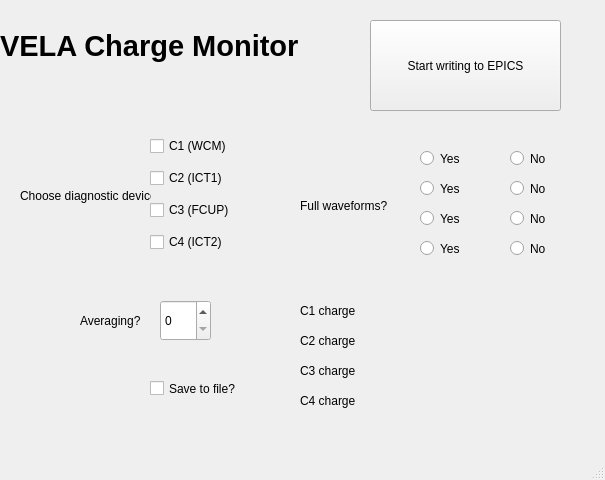
<?xml version="1.0" encoding="UTF-8"?>
<ui version="4.0">
 <class>MainWindow</class>
 <widget class="QMainWindow" name="MainWindow">
  <property name="geometry">
   <rect>
    <x>0</x>
    <y>0</y>
    <width>605</width>
    <height>480</height>
   </rect>
  </property>
  <property name="windowTitle">
   <string>MainWindow</string>
  </property>
  <widget class="QWidget" name="centralwidget">
   <widget class="QWidget" name="gridLayoutWidget">
    <property name="geometry">
     <rect>
      <x>150</x>
      <y>130</y>
      <width>91</width>
      <height>131</height>
     </rect>
    </property>
    <layout class="QGridLayout" name="gridLayout">
     <item row="0" column="0">
      <widget class="QCheckBox" name="checkBox">
       <property name="text">
        <string>C1 (WCM)</string>
       </property>
      </widget>
     </item>
     <item row="1" column="0">
      <widget class="QCheckBox" name="checkBox_2">
       <property name="text">
        <string>C2 (ICT1)</string>
       </property>
      </widget>
     </item>
     <item row="2" column="0">
      <widget class="QCheckBox" name="checkBox_3">
       <property name="text">
        <string>C3 (FCUP)</string>
       </property>
      </widget>
     </item>
     <item row="3" column="0">
      <widget class="QCheckBox" name="checkBox_4">
       <property name="text">
        <string>C4 (ICT2)</string>
       </property>
      </widget>
     </item>
    </layout>
   </widget>
   <widget class="QRadioButton" name="radioButton">
    <property name="geometry">
     <rect>
      <x>420</x>
      <y>150</y>
      <width>82</width>
      <height>17</height>
     </rect>
    </property>
    <property name="text">
     <string>Yes</string>
    </property>
   </widget>
   <widget class="QRadioButton" name="radioButton_2">
    <property name="geometry">
     <rect>
      <x>510</x>
      <y>150</y>
      <width>82</width>
      <height>17</height>
     </rect>
    </property>
    <property name="text">
     <string>No</string>
    </property>
   </widget>
   <widget class="QRadioButton" name="radioButton_3">
    <property name="geometry">
     <rect>
      <x>420</x>
      <y>180</y>
      <width>82</width>
      <height>17</height>
     </rect>
    </property>
    <property name="text">
     <string>Yes</string>
    </property>
   </widget>
   <widget class="QRadioButton" name="radioButton_4">
    <property name="geometry">
     <rect>
      <x>510</x>
      <y>180</y>
      <width>82</width>
      <height>17</height>
     </rect>
    </property>
    <property name="text">
     <string>No</string>
    </property>
   </widget>
   <widget class="QRadioButton" name="radioButton_5">
    <property name="geometry">
     <rect>
      <x>420</x>
      <y>210</y>
      <width>82</width>
      <height>17</height>
     </rect>
    </property>
    <property name="text">
     <string>Yes</string>
    </property>
   </widget>
   <widget class="QRadioButton" name="radioButton_6">
    <property name="geometry">
     <rect>
      <x>510</x>
      <y>210</y>
      <width>82</width>
      <height>17</height>
     </rect>
    </property>
    <property name="text">
     <string>No</string>
    </property>
   </widget>
   <widget class="QRadioButton" name="radioButton_7">
    <property name="geometry">
     <rect>
      <x>420</x>
      <y>240</y>
      <width>82</width>
      <height>17</height>
     </rect>
    </property>
    <property name="text">
     <string>Yes</string>
    </property>
   </widget>
   <widget class="QRadioButton" name="radioButton_8">
    <property name="geometry">
     <rect>
      <x>510</x>
      <y>240</y>
      <width>82</width>
      <height>17</height>
     </rect>
    </property>
    <property name="text">
     <string>No</string>
    </property>
   </widget>
   <widget class="QSpinBox" name="spinBox">
    <property name="geometry">
     <rect>
      <x>160</x>
      <y>300</y>
      <width>51</width>
      <height>41</height>
     </rect>
    </property>
   </widget>
   <widget class="QCheckBox" name="checkBox_5">
    <property name="geometry">
     <rect>
      <x>150</x>
      <y>380</y>
      <width>91</width>
      <height>17</height>
     </rect>
    </property>
    <property name="text">
     <string>Save to file?</string>
    </property>
   </widget>
   <widget class="QLabel" name="label">
    <property name="geometry">
     <rect>
      <x>80</x>
      <y>300</y>
      <width>81</width>
      <height>41</height>
     </rect>
    </property>
    <property name="text">
     <string>Averaging?</string>
    </property>
   </widget>
   <widget class="QLabel" name="label_2">
    <property name="geometry">
     <rect>
      <x>20</x>
      <y>150</y>
      <width>131</width>
      <height>91</height>
     </rect>
    </property>
    <property name="text">
     <string>Choose diagnostic device</string>
    </property>
   </widget>
   <widget class="QLabel" name="label_3">
    <property name="geometry">
     <rect>
      <x>300</x>
      <y>290</y>
      <width>81</width>
      <height>41</height>
     </rect>
    </property>
    <property name="text">
     <string>C1 charge</string>
    </property>
   </widget>
   <widget class="QLabel" name="label_4">
    <property name="geometry">
     <rect>
      <x>300</x>
      <y>320</y>
      <width>81</width>
      <height>41</height>
     </rect>
    </property>
    <property name="text">
     <string>C2 charge</string>
    </property>
   </widget>
   <widget class="QLabel" name="label_5">
    <property name="geometry">
     <rect>
      <x>300</x>
      <y>350</y>
      <width>81</width>
      <height>41</height>
     </rect>
    </property>
    <property name="text">
     <string>C3 charge</string>
    </property>
   </widget>
   <widget class="QLabel" name="label_6">
    <property name="geometry">
     <rect>
      <x>300</x>
      <y>380</y>
      <width>81</width>
      <height>41</height>
     </rect>
    </property>
    <property name="text">
     <string>C4 charge</string>
    </property>
   </widget>
   <widget class="QLabel" name="label_8">
    <property name="geometry">
     <rect>
      <x>300</x>
      <y>160</y>
      <width>111</width>
      <height>91</height>
     </rect>
    </property>
    <property name="text">
     <string>Full waveforms?</string>
    </property>
   </widget>
   <widget class="QLabel" name="label_9">
    <property name="geometry">
     <rect>
      <x>0</x>
      <y>0</y>
      <width>311</width>
      <height>91</height>
     </rect>
    </property>
    <property name="font">
     <font>
      <pointsize>22</pointsize>
      <weight>75</weight>
      <bold>true</bold>
     </font>
    </property>
    <property name="text">
     <string>VELA Charge Monitor</string>
    </property>
   </widget>
   <widget class="QPushButton" name="pushButton">
    <property name="geometry">
     <rect>
      <x>370</x>
      <y>20</y>
      <width>191</width>
      <height>91</height>
     </rect>
    </property>
    <property name="text">
     <string>Start writing to EPICS</string>
    </property>
   </widget>
  </widget>
  <widget class="QMenuBar" name="menubar">
   <property name="geometry">
    <rect>
     <x>0</x>
     <y>0</y>
     <width>605</width>
     <height>21</height>
    </rect>
   </property>
  </widget>
  <widget class="QStatusBar" name="statusbar"/>
 </widget>
 <resources/>
 <connections/>
</ui>
